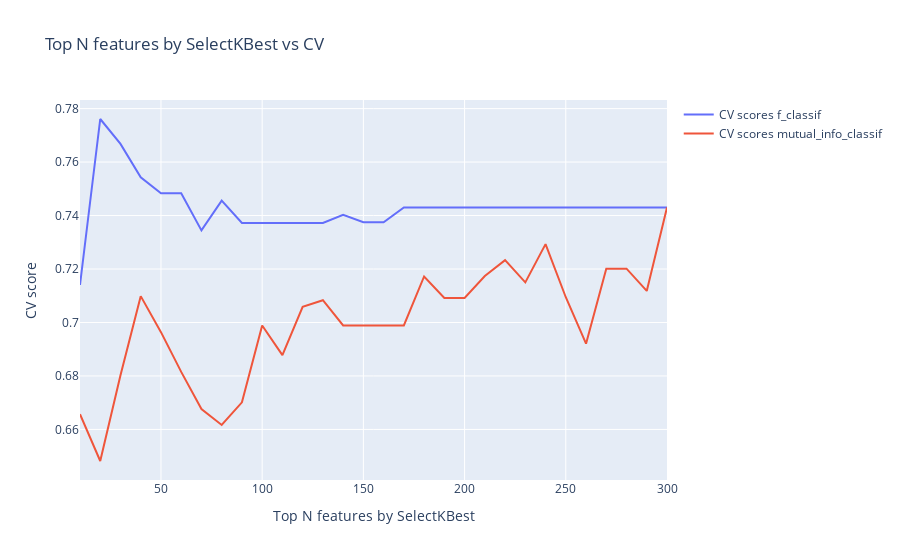

Source (notebook cell):
### Code cell
data = [go.Scatter(
        x = list(range(10, 301, 10)),
        y = scores_dict['f_classif'],
        name = 'CV scores f_classif'
    ), go.Scatter(
        x = list(range(10, 301, 10)),
        y = scores_dict['mutual_info_classif'],
        name = 'CV scores mutual_info_classif')]
layout = go.Layout(dict(title = "Top N features by SelectKBest vs CV",
                  xaxis = dict(title = 'Top N features by SelectKBest'),
                  yaxis = dict(title = 'CV score'),
                  ))
py.iplot(dict(data=data, layout=layout), filename='basic-line')

### Figure 1 — Plotly figure (JSON) as saved in the notebook; plotly's stock layout.template omitted (floating-point values rounded to 4 significant figures)
{"data": [{"name": "CV scores f_classif", "type": "scatter", "x": [10, 20, 30, 40, 50, 60, 70, 80, 90, 100, 110, 120, 130, 140, 150, 160, 170, 180, 190, 200, 210, 220, 230, 240, 250, 260, 270, 280, 290, 300], "y": [0.714, 0.7761, 0.7668, 0.7543, 0.7483, 0.7483, 0.7344, 0.7456, 0.7372, 0.7372, 0.7372, 0.7372, 0.7372, 0.7403, 0.7375, 0.7375, 0.7431, 0.7431, 0.7431, 0.7431, 0.7431, 0.7431, 0.7431, 0.7431, 0.7431, 0.7431, 0.7431, 0.7431, 0.7431, 0.7431]}, {"name": "CV scores mutual_info_classif", "type": "scatter", "x": [10, 20, 30, 40, 50, 60, 70, 80, 90, 100, 110, 120, 130, 140, 150, 160, 170, 180, 190, 200, 210, 220, 230, 240, 250, 260, 270, 280, 290, 300], "y": [0.6657, 0.6482, 0.6803, 0.7099, 0.6964, 0.6815, 0.6676, 0.6617, 0.6701, 0.6989, 0.6878, 0.7058, 0.7083, 0.6989, 0.6989, 0.6989, 0.6989, 0.7172, 0.7092, 0.7092, 0.7174, 0.7233, 0.715, 0.7293, 0.7094, 0.6921, 0.7201, 0.7201, 0.7118, 0.7431]}], "layout": {"title": {"text": "Top N features by SelectKBest vs CV"}, "xaxis": {"title": {"text": "Top N features by SelectKBest"}}, "yaxis": {"title": {"text": "CV score"}}}}
